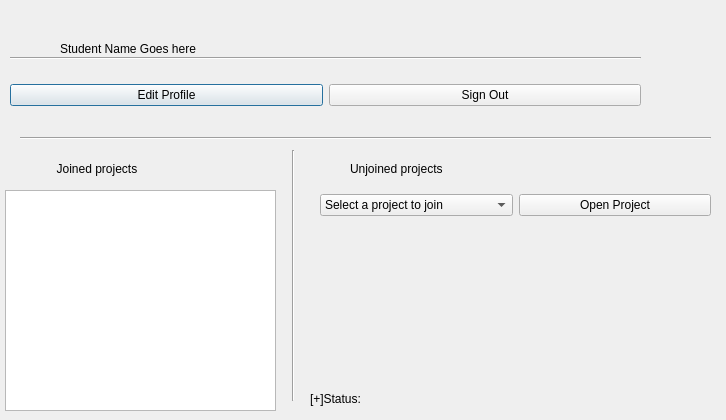
<?xml version="1.0" encoding="UTF-8"?>
<ui version="4.0">
 <class>StudentHomeWindow</class>
 <widget class="QDialog" name="StudentHomeWindow">
  <property name="geometry">
   <rect>
    <x>0</x>
    <y>0</y>
    <width>726</width>
    <height>420</height>
   </rect>
  </property>
  <property name="windowTitle">
   <string>Student Home</string>
  </property>
  <widget class="Line" name="line">
   <property name="geometry">
    <rect>
     <x>10</x>
     <y>50</y>
     <width>631</width>
     <height>16</height>
    </rect>
   </property>
   <property name="orientation">
    <enum>Qt::Horizontal</enum>
   </property>
  </widget>
  <widget class="Line" name="line_2">
   <property name="geometry">
    <rect>
     <x>20</x>
     <y>130</y>
     <width>691</width>
     <height>16</height>
    </rect>
   </property>
   <property name="orientation">
    <enum>Qt::Horizontal</enum>
   </property>
  </widget>
  <widget class="QListWidget" name="joinedProjectsList">
   <property name="geometry">
    <rect>
     <x>5</x>
     <y>190</y>
     <width>271</width>
     <height>221</height>
    </rect>
   </property>
  </widget>
  <widget class="QWidget" name="layoutWidget">
   <property name="geometry">
    <rect>
     <x>10</x>
     <y>20</y>
     <width>621</width>
     <height>20</height>
    </rect>
   </property>
   <layout class="QHBoxLayout" name="horizontalLayout_2"/>
  </widget>
  <widget class="QWidget" name="layoutWidget">
   <property name="geometry">
    <rect>
     <x>10</x>
     <y>80</y>
     <width>631</width>
     <height>30</height>
    </rect>
   </property>
   <layout class="QHBoxLayout" name="horizontalLayout">
    <item>
     <widget class="QPushButton" name="editProfileBtn">
      <property name="text">
       <string>Edit Profile</string>
      </property>
     </widget>
    </item>
    <item>
     <widget class="QPushButton" name="signOutBtn">
      <property name="text">
       <string>Sign Out</string>
      </property>
     </widget>
    </item>
   </layout>
  </widget>
  <widget class="QLabel" name="label">
   <property name="geometry">
    <rect>
     <x>30</x>
     <y>160</y>
     <width>161</width>
     <height>18</height>
    </rect>
   </property>
   <property name="text">
    <string>        Joined projects</string>
   </property>
  </widget>
  <widget class="QLabel" name="label_2">
   <property name="geometry">
    <rect>
     <x>350</x>
     <y>160</y>
     <width>381</width>
     <height>18</height>
    </rect>
   </property>
   <property name="text">
    <string>Unjoined projects</string>
   </property>
  </widget>
  <widget class="QLabel" name="studentNameLbl">
   <property name="geometry">
    <rect>
     <x>60</x>
     <y>40</y>
     <width>619</width>
     <height>18</height>
    </rect>
   </property>
   <property name="text">
    <string>Student Name Goes here</string>
   </property>
  </widget>
  <widget class="Line" name="line_3">
   <property name="geometry">
    <rect>
     <x>283</x>
     <y>150</y>
     <width>20</width>
     <height>251</height>
    </rect>
   </property>
   <property name="orientation">
    <enum>Qt::Vertical</enum>
   </property>
  </widget>
  <widget class="QLabel" name="statusLbl">
   <property name="geometry">
    <rect>
     <x>310</x>
     <y>390</y>
     <width>401</width>
     <height>17</height>
    </rect>
   </property>
   <property name="text">
    <string>[+]Status:</string>
   </property>
  </widget>
  <widget class="QWidget" name="layoutWidget">
   <property name="geometry">
    <rect>
     <x>320</x>
     <y>190</y>
     <width>391</width>
     <height>30</height>
    </rect>
   </property>
   <layout class="QHBoxLayout" name="horizontalLayout_3">
    <item>
     <widget class="QComboBox" name="unjoinedProjectsInput">
      <item>
       <property name="text">
        <string>Select a project to join</string>
       </property>
      </item>
     </widget>
    </item>
    <item>
     <widget class="QPushButton" name="openProjectBtn">
      <property name="text">
       <string>Open Project</string>
      </property>
     </widget>
    </item>
   </layout>
  </widget>
  <zorder>layoutWidget</zorder>
  <zorder>layoutWidget</zorder>
  <zorder>layoutWidget</zorder>
  <zorder>line</zorder>
  <zorder>line_2</zorder>
  <zorder>joinedProjectsList</zorder>
  <zorder>label</zorder>
  <zorder>label_2</zorder>
  <zorder>studentNameLbl</zorder>
  <zorder>line_3</zorder>
  <zorder>statusLbl</zorder>
 </widget>
 <resources/>
 <connections/>
</ui>
